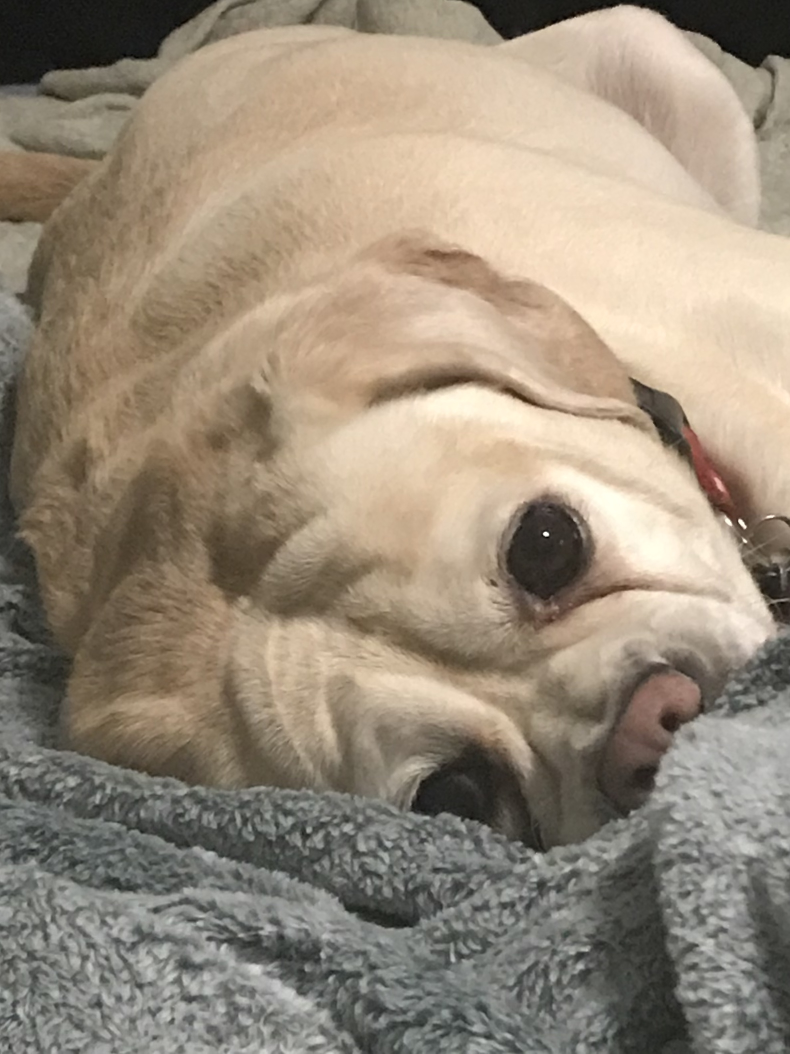
#> input picture Labs/Lab2/laika.jpg, 1580 x 2107 px, found by its file name (shown at 1/2 size)
$ jupyter execute --allow-errors pixelsandpictures.ipynb
#> lines starting #> are read from the running program, lines starting #| are printed output that depends on the picture; after the words box and inside, x2 and y2 are one past the last pixel; in counts of white or black regions, pixels touching at a corner belong together
# Pixels and Pictures
Lab 2: Part 2

In this notebook, you will complete 5 coding tasks involving content from Chapter 10 and 11 of Montfort's Exploratory Programming from the Humanities.

Like previous labs, the instructions for each of the exercises (labeled 2-6 through 2-10) will be prefixed with "ON YOUR OWN". Add or modify the necessary code to the cell to satisfy the requirements.

## Tuples and Pixels
A `tuple` is a special sequence data type that is *immutable*. You can define a tuple by using a list of values separated by commas enclosed by parentheses:

[cell 1]
myTuple = (1,2,3)

Like other sequences, you can access different parts of the tuple using indices:
```python
myTuple[1] # Prints 2, being the second elements
print(myTuple[-1]) # Prints 3, being the last element

[cell 2]
print(myTuple[1])
print(myTuple[-1])

Tuples are immutable, meaning you cannot assign a value to a member. You must instead create a new tuple. This is useful for making assumptions about the data, and to make assumptions about the meaning of certain values exlicit:

#> (a cell that did not finish here is left out)

[cell 4]
from PIL import Image
mode = 'RGBA' # This states that each pixel will have four components
size = (100, 100) # This tuple refers to the dimensions of the image (100 pixels by 100 pixels)
color = 'black' # The default color for a pixel
ourimage = Image.new(mode, size, color)
# ourimage now contains a set of pixels that have the color 'black' and is 100 by 100 pixels in size.

[cell 5]
# We can display the image using Jupyter notebook:
ourimage

[cell 6]
# This will save the image to the root of our project in VS Code.
# You can specify a different directory as well.
ourimage.save('allblack.png')

[cell 7]
# You can find out more about many methods by using the "help" function in addition to looking up the function on the web.
help(Image.new)

# Setting Pixels
You can change a pixel to a new value using the `putpixel()` method. For instance, the following line will set the centermost pixel of our image to white:

[cell 8]
ourimage.putpixel((50,50),(255,255,255,255))
ourimage

[cell 9]
# Often objects (and ourimage is an Image object) have properties that are useful.
#For instance, the size can be obtained by the attribute 'size':
ourimage.size
#> Out = (100, 100)

#> (a cell that did not finish here is left out)

# Gradients
Montfort describes the following technique for creating a *linear* gradient, or one where the color changes smoothly across an image.

[cell 11]
from PIL import Image
rectangle = Image.new('RGB', (150, 100))
#> rectangle: PIL image 150x100 RGB; every value is 0
for x in range(150):
    for y in range(100):
        rectangle.putpixel((x, y), (x, x, x))
        rectangle.save('gradient.png')
#> this loop made 150 passes
#> pass 2, `rectangle.save('gradient.png')`:
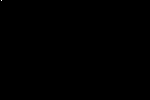
#> saved as gradient.png: PIL image 150x100 RGB; values 0 (black) and 1 (white), 0.01% white in thin lines or dots, all inside (x1, y1, x2, y2) = (1, 0, 2, 1)
#> after the loop:
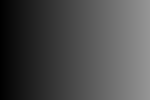
#> rectangle: PIL image 150x100 RGB; min 0, max 149, mean 74.5
rectangle

#> (a cell that did not finish here is left out)

### Opening existing images
You can open an existing image by using the Image.open method:
```python
Image.open('cat.png')
```
Note that you will have to have the image file accessible by the version of Python.

#> (a cell that did not finish here is left out)

[cell 14]
# [2-6] ON YOUR OWN:
# Write a function that takes as an input an image.
# Create a "Thumbnail" image of the provided image that is 1/3 of the size of the original image, and return it. The new image should have the same color space as the original, and work with either RGB or RGBA color schemes.

from PIL import Image
image = Image.open("Lab2/laika.jpg")
#> image is the input picture: PIL image 1580x2107 RGB; mean R, G, B 152.1, 139.4, 122.4
MAX_SIZE = (100, 100)

image.thumbnail(MAX_SIZE)
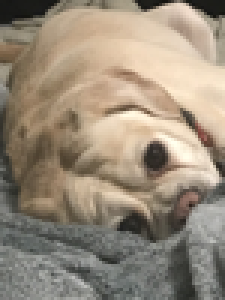
#> image: PIL image 75x100 RGB (shown 3 times larger); mean R, G, B 152.1, 139.4, 122.4

image.save("laikathumb.jpg")
image.show()

 #In working on the code for creating a thumbnail, I used code from this website: https://www.geeksforgeeks.org/python-pil-image-thumbnail-method/
